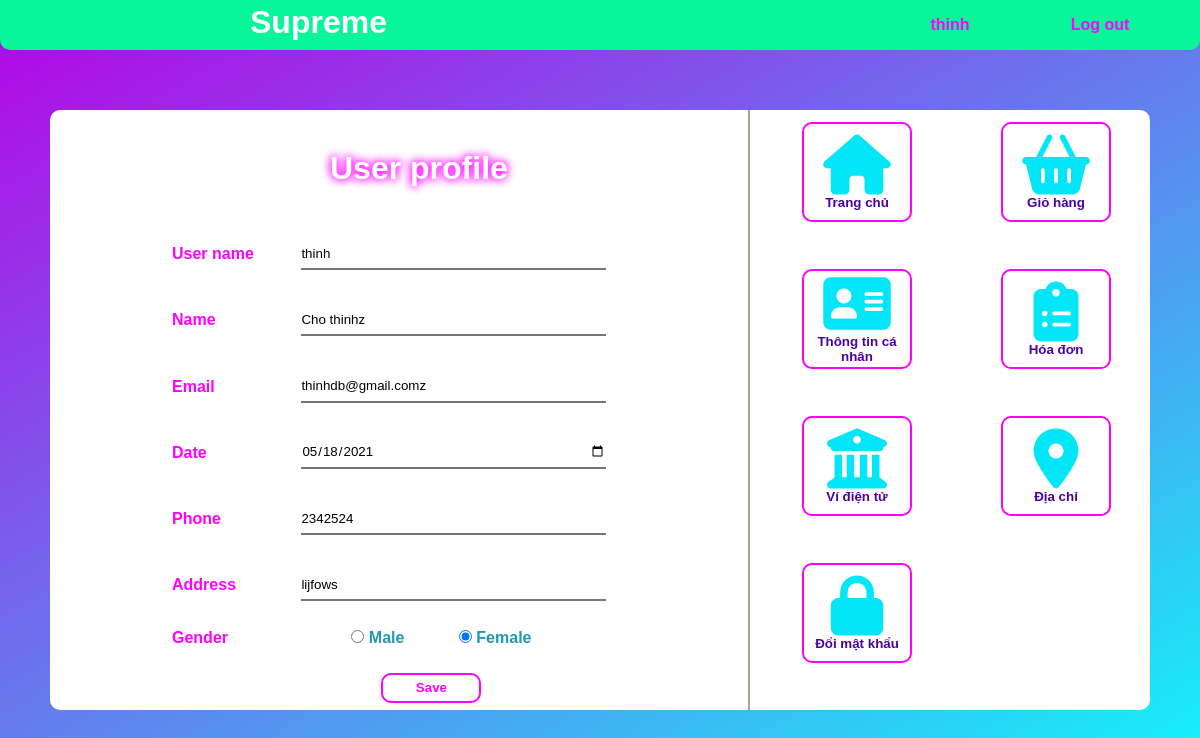
The page /User-profile/User-profile.php (signed in) on the database as committed earlier.
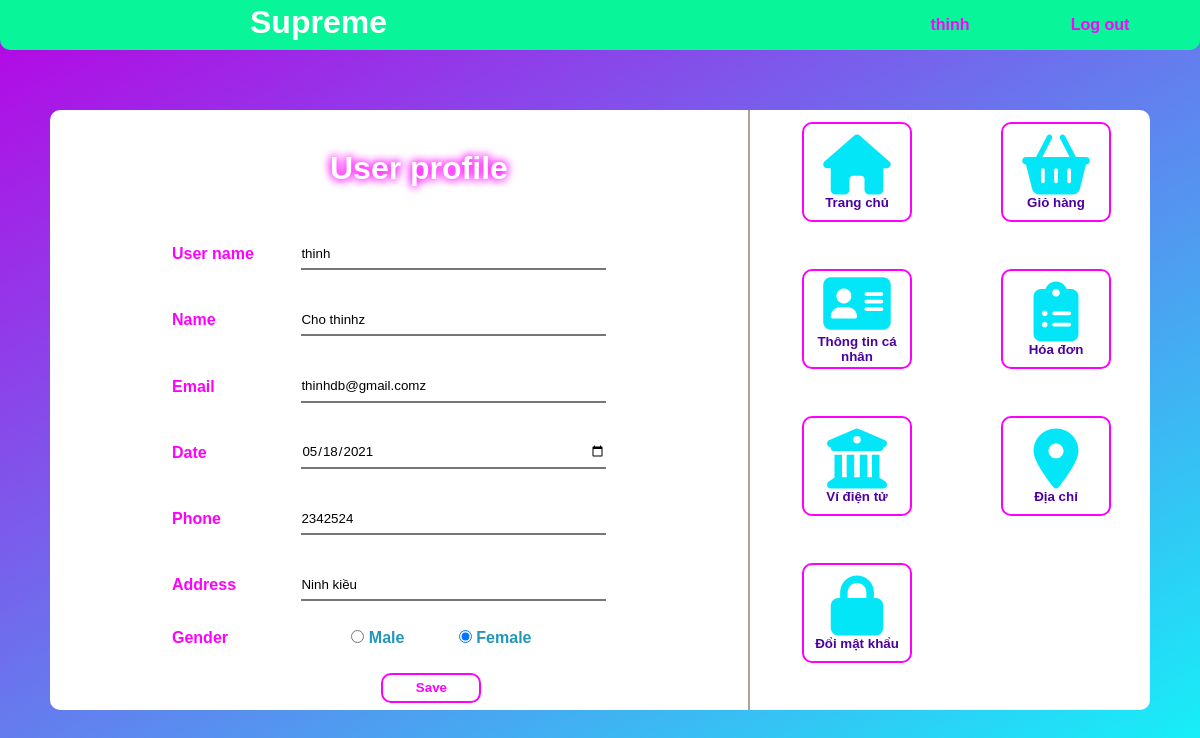
The same page on the database as committed later.
### tables this page shows
CREATE TABLE `user` (
  `user_id` int(11) NOT NULL,
  `name` varchar(255) DEFAULT NULL,
  `username` varchar(255) NOT NULL,
  `password` varchar(255) NOT NULL,
  `email` varchar(255) NOT NULL,
  `role` int(11) NOT NULL,
  `address` varchar(255) DEFAULT NULL,
  `gender` varchar(255) DEFAULT NULL,
  `phone` int(11) DEFAULT NULL,
  `birthday` date DEFAULT NULL
);

### User-profile/User-profile.php (the view, shortened to what the changed rows need)
<?php
require_once '../config/config.php';
$id=$_SESSION['user_id'];
$us=$_SESSION['name'];
$sql="SELECT * FROM `user` where user_id='$id'";
$result=$con->query($sql);
if ($result->num_rows>0) {
    $row=$result->fetch_assoc();
    echo'
    <!DOCTYPE html>
    <html>
        <link rel="stylesheet" href="User-profile.css">
    <body>
        <div class="all">
            <div class="title-box">
                <h1>Supreme</h1>
                <a href="../Login-Register/Logout.php">Log out</a>
                <a href="#">'.$us.'</a>
            </div>
            <div class="big-box">
                <div class="btn-box">
                    <table>
                        <tr>
                            <td><a href="../index.php"><button type="button" class="btn"><i class="fas fa-home"></i>
                            <p>Trang chủ</p>
                        </button></a></td>
                            <td><a href="../User-cart/User-cart.php"><button type="button" class="btn"><i class="fas fa-shopping-basket"></i>
                            <p>Giỏ hàng</p>
                            </button></a></td>
                        </tr>
                        <tr>
                            <td><a href="../User-profile/User-profile.php"><button type="button" class="btn"><i class="fas fa-address-card"></i>
                            <p>Thông tin cá nhân</p>
                            </button></a></td>
                            <td><a href="../User-bill/User-bill.php"><button type="button" class="btn"><i class="fas fa-clipboard-list"></i>
                            <p>Hóa đơn</p>
                            </button></a></td>
                        </tr>
                        <tr>
                            <td><a href="#"><button type="button" class="btn"><i class="fas fa-university"></i>
                            <p>Ví điện tử</p>
                            </button></a></td>
                            <td><a href="../User-address/User-address.php"><button type="button" class="btn"><i class="fas fa-map-marker-alt"></i>
                            <p>Địa chỉ</p>
                            </button></a></td>
                        </tr>
                        <tr>
                            <td><a href="../User-pass/User-pass.php"><button type="button" class="btn"><i class="fas fa-lock"></i>
                            <p>Đổi mật khẩu</p>
                            </button></a></td>
                            <td></td>
                        </tr>
                    </table>
                </div>
                <div class="data-box">
                    <h1>User profile</h1>
                    <form id="profile" class="input-group" action="xulyupdate.php" method="POST">
                        <table class="table">
                        <tr>
                                <th>
                                    <label for="Username">User name</label></th>
                                <td class="input-name">
                                    <input type="text" class="input-field" placeholder="User name" name="username" value="'.$row['username'].'">
                                </td>
                            </tr>
                            <tr>
                                <th>
                                    <label for="Name">Name</label></th>
                                <td class="input-name">
                                    <input type="text" class="input-field" placeholder="Full name" name="name" value="'.$row['name'].'">
                                </td>
                            </tr>
                            <tr>
                                <th><label for="Email">Email</label></th>
                                <td>
                                    <input type="email" class="input-field" placeholder="Email" name="email" value="'.$row['email'].'">
                                </td>
                            </tr>
                            <tr>
                                <th><label for="Date">Date</label></th>
                                <td>
                                    <input type="date" class="input-field" name="birthday" value="'.$row['birthday'].'">
                                </td>
                            </tr>
                            <tr>
                                <th><label for="Phone number">Phone</label></th>
                                <td>
                                    <input type="number" class="input-field" placeholder="Phone number" name="phone" value="'.$row['phone'].'">
                                </td>
                            </tr>
                            <tr>
                                <th><label for="Address">Address</label></th>
                                <td>
                                    <input type="text" class="input-field" placeholder="Address" name="address" value="'.$row['address'].'">
                                </td>
                            </tr>
                            <tr>
                                <th><label>Gender</label></th>
                                ';
                                if($row['gender'] == 'Male'){
                                    echo'
                                    <td class="input-gender">
                                    <input checked  type="radio" name="gender" id="Male" value="Male">
                                    <label for="Male">Male</label>
                                    <input type="radio" name="gender" id="Female" value="Female">
                                    <label for="Female">Female</label>
                                    ';
                                    }if($row['gender'] == 'Female'){
                                    echo'
                                    <td class="input-gender">
                                    <input type="radio" name="gender" id="Male" value="Male">
                                    <label for="Male">Male</label>
                                    <input checked  type="radio" name="gender" id="Female" value="Female">
                                    <label for="Female">Female</label>
                                    </td>
                                    ';
                                    }
                                echo'
                            </tr>
                            <tr>
                                <td>
                                </td>
                                <td class="btn-save">
                                    <button type="submit" name="sub-btn" class="sub-btn"><p>Save</p></button>
                                </td>
                            </tr>
                        </table>
                    </form>
                </div>
            </div>
        </div>
        <script src="https://ajax.aspnetcdn.com/ajax/jQuery/jquery-3.2.1.min.js"></script>
        <script src="http://ajax.aspnetcdn.com/ajax/jquery.validate/1.9/jquery.validate.min.js" type="text/javascript"></script>
        <script type="text/javascript" src="User-profile.js"></script>
    </body>
    </html>
    ';
}
?>

Rows that differ between the two databases and show on the page:
changed user "thinh": address "lijfows" → "Ninh kiều"
